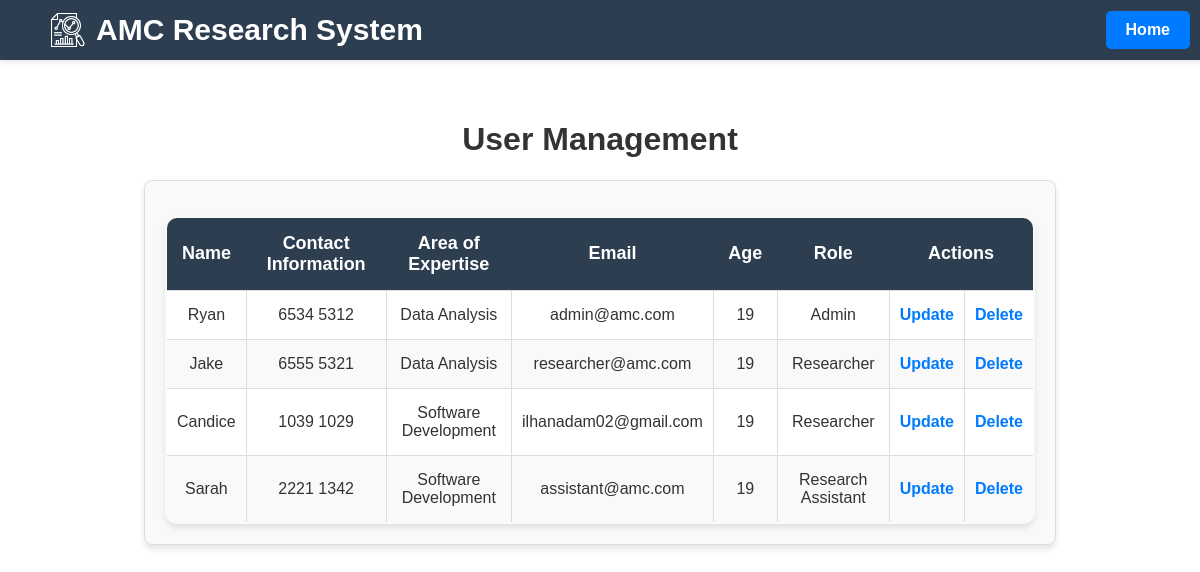
The page /CRUD1/user_management.php (signed in) on the database its author committed.
### tables this page shows
CREATE TABLE `user` (
  `id` int(11) NOT NULL,
  `name` varchar(255) NOT NULL,
  `contact_information` varchar(25) NOT NULL,
  `area_of_expertise` varchar(255) NOT NULL,
  `age` int(11) NOT NULL,
  `email` varchar(255) NOT NULL,
  `password` varchar(255) NOT NULL,
  `role` enum('Admin','Researcher','Research Assistant') NOT NULL DEFAULT 'Researcher'
);

### CRUD1/user_management.php (the view, shortened to what this page needs)
<?php
require_once '../dbconnect.php';
?>
<!DOCTYPE html>
<html lang="en">
<head>
    <link rel="stylesheet" type="text/css" href="/group/style/style.css?v=<?php echo time(); ?>">
</head>
<body>
    <div class="top-bar">
        <div class="logo-title-container">
            <img src="/group/images/research12.png" alt="Logo" class="logo">
            <span class="main-title">AMC Research System</span>
        </div>
        <a href="/group/admin_dashboard.php" class="home-btn">Home</a>
    </div>
    <div class="dashboard-content">
        <h1 class="dashboard-title">User Management</h1>
        <div class="read-container">
            <table class="equipment-table">
                <thead>
                    <tr>
                        <th>Name</th>
                        <th>Contact Information</th>
                        <th>Area of Expertise</th>
                        <th>Email</th>
                        <th>Age</th>
                        <th>Role</th>
                        <th colspan="2">Actions</th>
                    </tr>
                </thead>
                <tbody>
                    <?php
                    $stmt = $conn->prepare("SELECT id, name, contact_information, area_of_expertise, email, age, role FROM user");
                    $stmt->execute();
                    $result = $stmt->get_result();
                    while ($row = $result->fetch_assoc()) {
                        echo "<tr>";
                        echo "<td>" . htmlspecialchars($row['name'], ENT_QUOTES, 'UTF-8') . "</td>";
                        echo "<td>" . htmlspecialchars($row['contact_information'], ENT_QUOTES, 'UTF-8') . "</td>";
                        echo "<td>" . htmlspecialchars($row['area_of_expertise'], ENT_QUOTES, 'UTF-8') . "</td>";
                        echo "<td>" . htmlspecialchars($row['email'], ENT_QUOTES, 'UTF-8') . "</td>";
                        echo "<td>" . htmlspecialchars($row['age'], ENT_QUOTES, 'UTF-8') . "</td>";
                        echo "<td>" . htmlspecialchars($row['role'], ENT_QUOTES, 'UTF-8') . "</td>";
                        echo "<td><a href='update_user.php?id=" . urlencode($row['id']) . "'>Update</a></td>";
                        echo "<td><a href='delete_user.php?id=" . urlencode($row['id']) . "' onclick='return confirm(\"Are you sure you want to delete this user?\");'>Delete</a></td>";
                        echo "</tr>";
                    }
                    ?>
                </tbody>
            </table>
        </div>
    </div>
</body>
</html>

### style/style.css (style rules this page uses)
body { margin: 0; padding: 0; padding-bottom: 30px; font-family: 'Poppins', sans-serif; background: white; color: #333; min-height: 100vh; box-sizing: border-box; padding-top: 70px; overflow-x: hidden; }
.top-bar { width: 100%; height: 60px; background: #2C3E50; display: flex; justify-content: space-between; align-items: center; padding: 0 20px; box-shadow: 0 2px 5px rgba(0, 0, 0, 0.1); position: fixed; top: 0; z-index: 10; }
.logo { width: 36px; height: auto; object-fit: contain; margin-left: 30px; }
.main-title { color: #FFFFFF; font-size: 30px; font-weight: bold; margin-left: 0px; text-align: left; }
.home-btn { background: #007bff; color: #FFFFFF; text-decoration: none; padding: 10px 20px; border-radius: 5px; font-size: 16px; font-weight: bold; transition: background 0.3s ease; margin-left: auto; margin-right: 30px; }
.logo-title-container { display: flex; align-items: center; gap: 10px; }
.dashboard-content { padding: 30px; text-align: center; }
.create-container, .read-container { width: 80%; margin: 0 auto; padding: 20px; border: 1px solid #ddd; border-radius: 8px; box-shadow: 0 5px 15px rgba(0, 0, 0, 0.1); background: white; box-sizing: border-box; }
.read-container { margin-top: 20px; padding: 20px; background-color: #f9f9f9; border: 1px solid #ddd; border-radius: 8px; box-shadow: 0 4px 6px rgba(0, 0, 0, 0.1); }
.equipment-table { width: 100%; border-collapse: collapse; margin-top: 15px; border: 2px solid #ccc; border-radius: 12px; overflow: hidden; box-shadow: 0px 4px 6px rgba(0, 0, 0, 0.1); }
.equipment-table th { background-color: #2C3E50; color: white; padding: 15px; text-align: center; font-size: 18px; font-weight: bold; border: none; }
.equipment-table tr:nth-child(even) { background-color: #f9f9f9; }
.equipment-table tr:nth-child(odd) { background-color: #ffffff; }
.equipment-table td { border: 1px solid #ddd; padding: 15px 10px; text-align: center; font-size: 16px; }
.equipment-table tr:first-child th:first-child { border-top-left-radius: 12px; }
.equipment-table tr:first-child th:last-child { border-top-right-radius: 12px; }
.equipment-table tr:last-child td:first-child { border-bottom-left-radius: 12px; }
.equipment-table tr:last-child td:last-child { border-bottom-right-radius: 12px; }
.equipment-table a { text-decoration: none; color: #007bff; font-weight: bold; }

### rows shown on the page
user: name "Ryan", contact_information "6534 5312", area_of_expertise "Data Analysis", email "admin@amc.com", age "19", role "Admin"
user: name "Jake", contact_information "6555 5321", area_of_expertise "Data Analysis", email "researcher@amc.com", age "19", role "Researcher"
user: name "Candice", contact_information "1039 1029", area_of_expertise "Software Development", email "ilhanadam02@gmail.com", age "19", role "Researcher"
user: name "Sarah", contact_information "2221 1342", area_of_expertise "Software Development", email "assistant@amc.com", age "19", role "Research Assistant"
